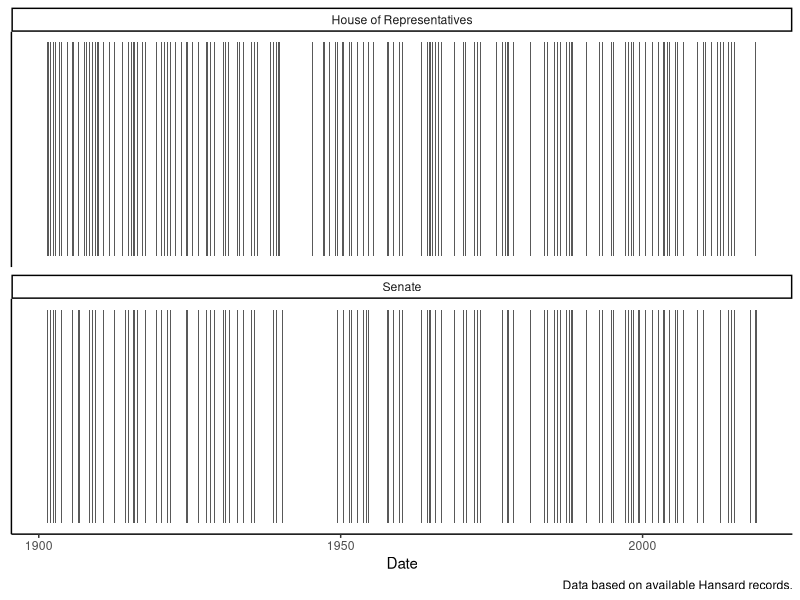
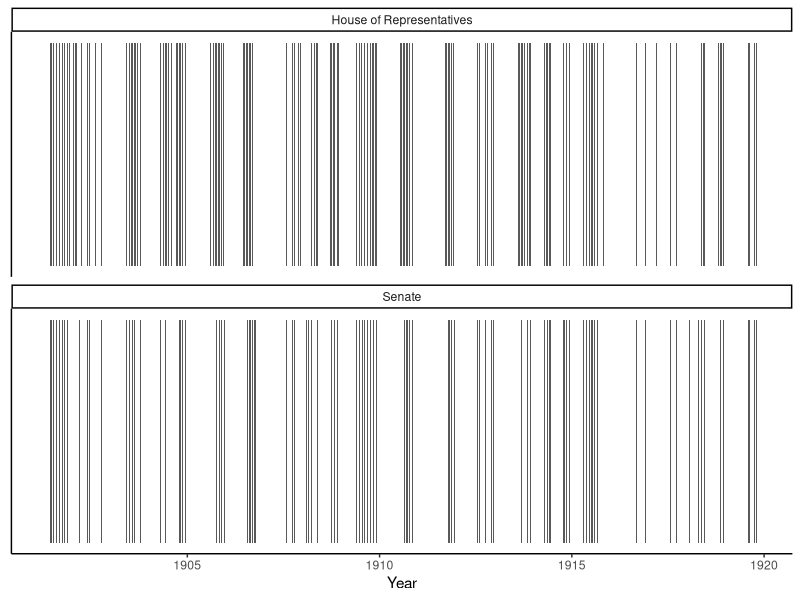
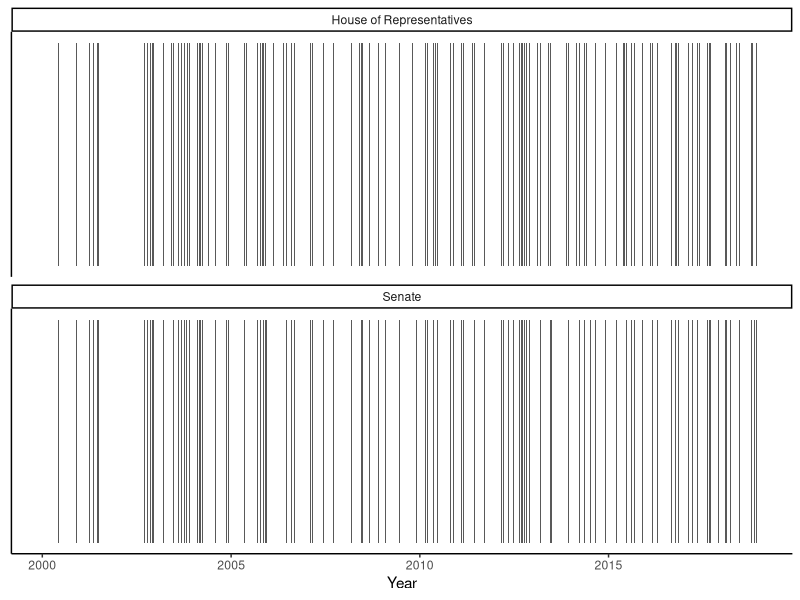
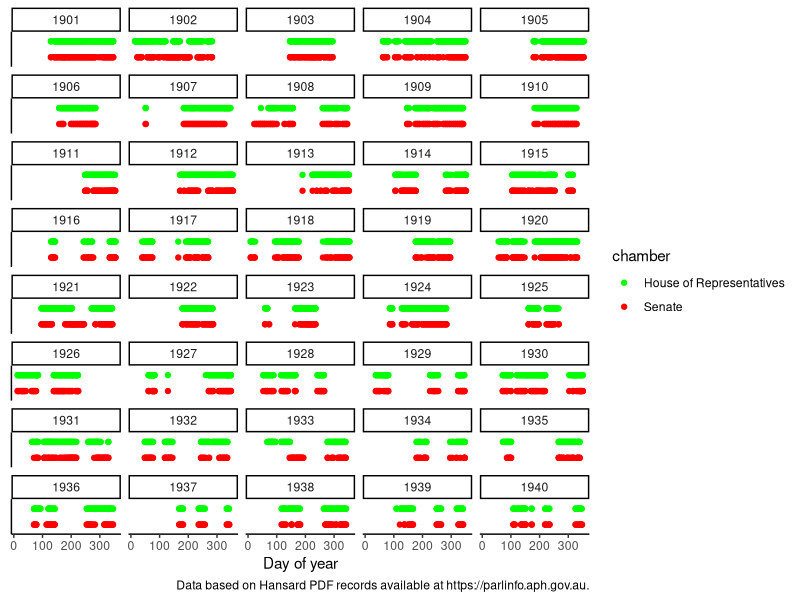
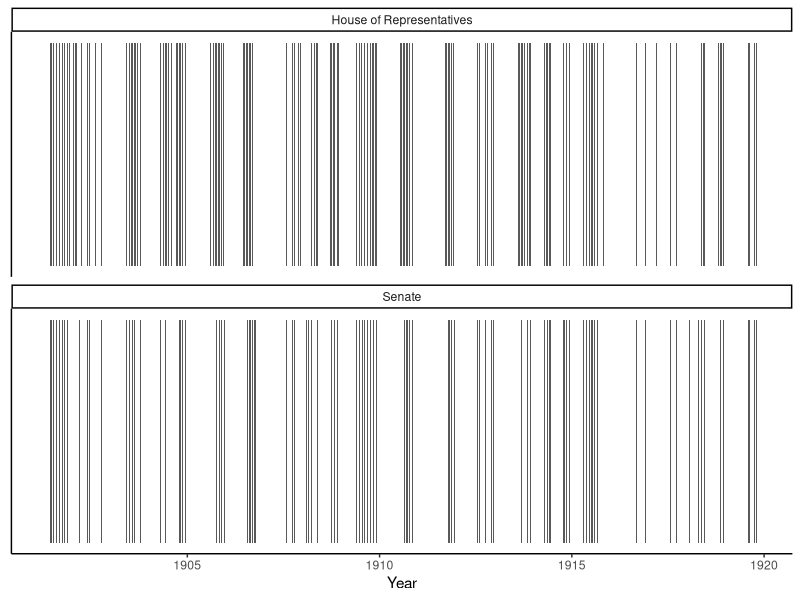
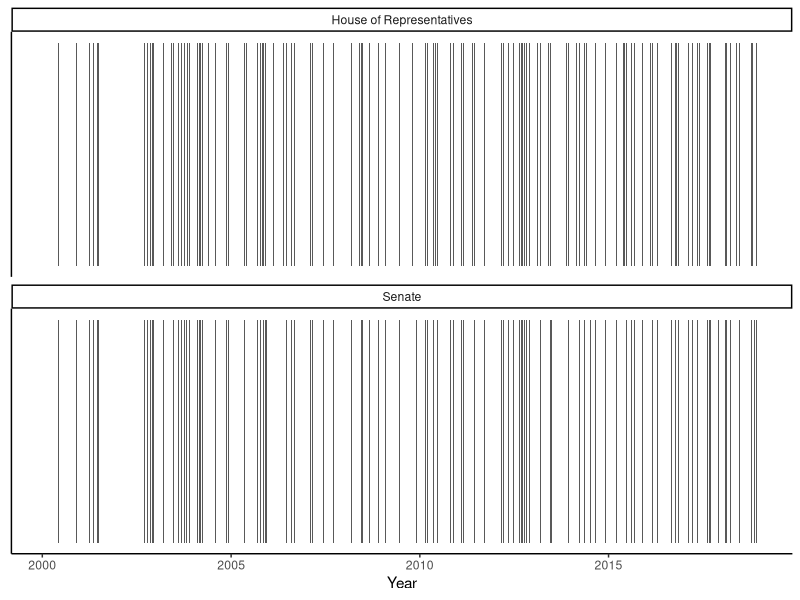

Write the R code that produced these figures, in order. (Note: this script raises an error after producing the figures.)
# Load the libraries
library(lubridate)
library(tidyverse)
library(ggrepel)

# Read in the data
hansard_dates <- read_csv("inputs/misc/hansard_dates.csv")
election_dates <- read_csv("inputs/misc/misc_elections_data.csv") %>% filter(!is.na(electionDate))

hansard_dates$chamber[hansard_dates$chamber == "HoR"] <- "House of Representatives"

# Barcode plots
## All dates
hansard_dates %>%
  ggplot(mapping = aes(x = hansardDates)) +
  geom_bar() +
  facet_wrap(vars(chamber), nrow = 2) +
  theme_classic() +
  theme(axis.title.y = element_blank(), # Remove y axis title
        axis.ticks.y =  element_blank(), # Remove y axis ticks
        axis.text.y =  element_blank()) +
  labs(x = "Date",
       caption = "Data based on available Hansard records.") 

## 1920 and before
hansard_dates %>%
  filter(year(hansardDates) < 1920) %>% 
  ggplot(mapping = aes(x = hansardDates)) +
  geom_bar() +
  facet_wrap(vars(chamber), nrow = 2) +
  theme_classic() +
  theme(axis.title.y = element_blank(), # Remove y axis title
        axis.ticks.y =  element_blank(), # Remove y axis ticks
        axis.text.y =  element_blank()) +
  labs(x = "Year"
       # title = "Sitting dates and election years",
       # caption = "Data based on available Hansard records."
       ) 

ggsave(
  "outputs/figures/sitting_dates_before_1920.pdf",
  height = 4,
  width = 6,
  units = "in"
)

## 2000 and after
hansard_dates %>%
  filter(year(hansardDates) > 1999) %>% 
  ggplot(mapping = aes(x = hansardDates)) +
  geom_bar() +
  facet_wrap(vars(chamber), nrow = 2) +
  theme_classic() +
  theme(axis.title.y = element_blank(), # Remove y axis title
        axis.ticks.y =  element_blank(), # Remove y axis ticks
        axis.text.y =  element_blank()) +
  labs(x = "Year"
       # title = "Sitting dates and election years",
       # caption = "Data based on available Hansard records."
       ) 

ggsave(
  "outputs/figures/sitting_dates_from_2000.pdf",
  height = 4,
  width = 6,
  units = "in"
)


# 
# hansard_dates %>%
#   filter(year(hansardDates) <= 1925) %>%
#   ggplot(mapping = aes(x = yday(hansardDates))) +
#   geom_bar() +
#   facet_wrap(vars(year(hansardDates)), ncol = 5) +
#   # facet_grid(vars(chamber), vars(year(hansardDates))) +
#   theme_classic() +
#   theme(
#     axis.title.y = element_blank(), # GET RID OF THE Y AXIS LABELS
#     axis.text.y = element_blank(), # axis.ticks.y = element_blank(), # GET RID OF THE Y AXIS TICKS
#     axis.ticks.y =  element_blank()
#   ) +
#   labs(x = "Day of year",
#        # title = "Sitting dates and election years",
#        caption = "Data based on Hansard PDF records available at https://parlinfo.aph.gov.au.")
# 


hansard_dates <- hansard_dates %>% 
  mutate(
    sitting = case_when(
      chamber == "House of Representatives" ~ 1,
      chamber == "Senate" ~ 0.5,
      TRUE ~ 0
    )
  )


hansard_dates %>%
  filter(year(hansardDates) <= 1940) %>%
  ggplot(mapping = aes(x = yday(hansardDates))) +
  # geom_bar() +
  geom_point(aes(y = sitting, color = chamber)) +
  # geom_step(direction = "hv") +
  # ?facet_wrap(vars(year(hansardDates), chamber), ncol = 10) +
  # facet_wrap(vars(year(hansardDates), chamber), labeller = "label_both") +
  facet_wrap(vars(year(hansardDates)), ncol = 5) +
  # facet_grid(vars(chamber), vars(year(hansardDates))) +
  theme_classic() +
  theme(
    axis.title.y = element_blank(), # GET RID OF THE Y AXIS LABELS
    axis.text.y = element_blank(), # axis.ticks.y = element_blank(), # GET RID OF THE Y AXIS TICKS
    axis.ticks.y =  element_blank()
  ) +
  ylim(0.25,1.25) +
  labs(x = "Day of year",
       # title = "Sitting dates and election years",
       caption = "Data based on Hansard PDF records available at https://parlinfo.aph.gov.au.") +
  scale_color_manual(values = c("green", "red"))





test <- hansard_dates %>% 
  group_by(chamber) %>% 
  mutate(diff = hansardDates - lag(hansardDates, n = 8)) %>%
  count(diff)


  ggplot(mapping = aes(x = diff)) + 
  geom_bar() +
  scale_y_continuous(trans = "log")


  
  
  
hansard_dates %>%
  ggplot(mapping = aes(x = yday(hansardDates), 
                       y = year(hansardDates))) +
  geom_point(size = 0.25) +
  facet_wrap(vars(chamber), ncol = 2) +
  theme_classic() +
  labs(x = "Day of year",
       # caption = "Data based on Hansard PDF records available at https://parlinfo.aph.gov.au.",
       y = "Year"
       )

  
  
ggsave(
  "outputs/figures/sitting_dates_all.pdf",
  height = 12,
  width = 10,
  units = "in"
  )